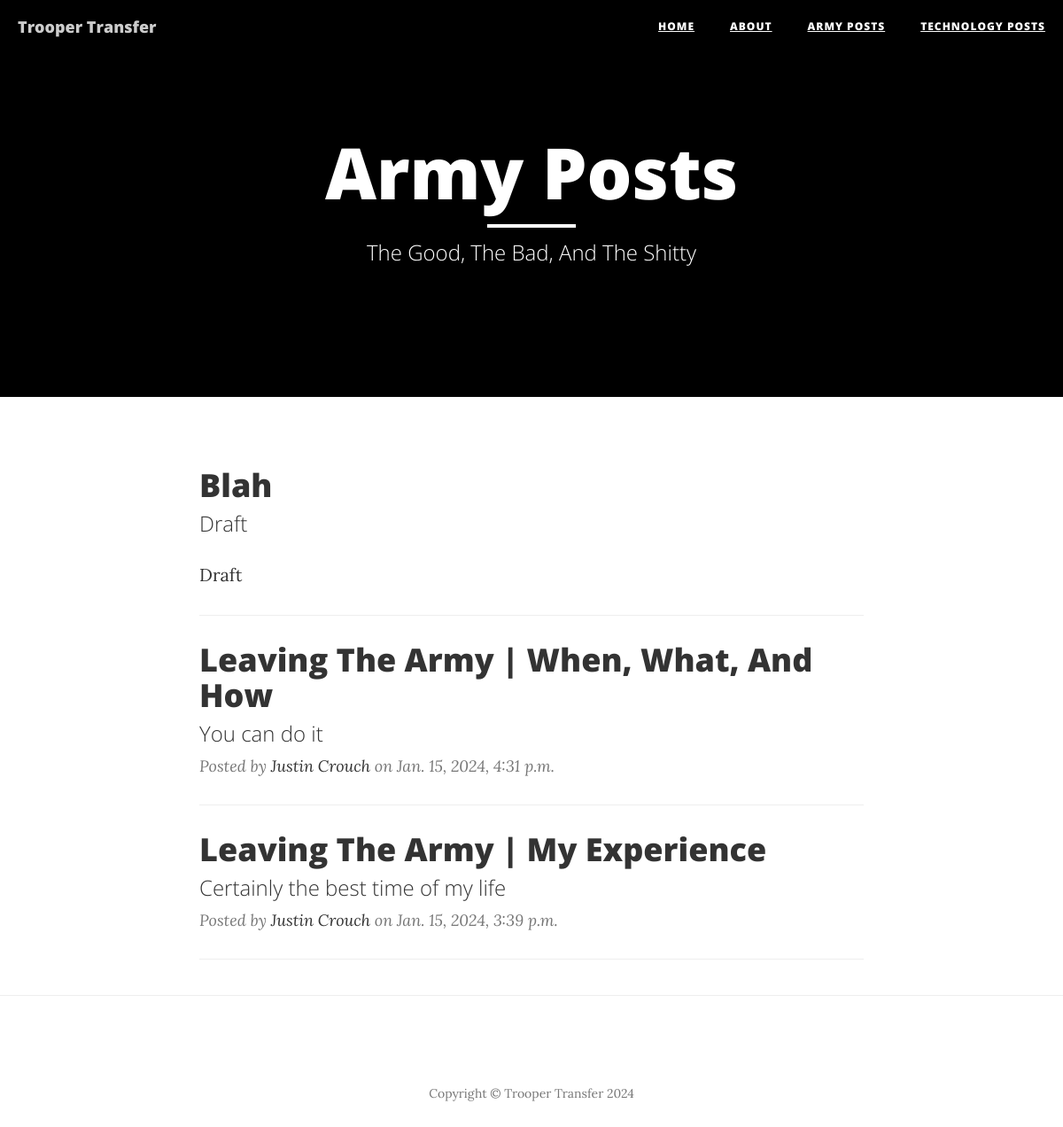
Screenshot of /army/ (signed in) with the database file from the repository.
### api/models.py (models this page shows, shortened)
class Post(models.Model):
    title = models.CharField(max_length=200, unique=True)
    slug = models.SlugField(max_length=200, unique=True)
    subtitle = models.CharField(max_length=200)
    author = models.ForeignKey(User, on_delete= models.CASCADE, related_name='blog_posts')
    updated_on = models.DateTimeField(auto_now= True)
    content = models.TextField()
    created_on = models.DateTimeField(auto_now_add=True)
    status = models.IntegerField(choices=STATUS, default=0)
    thread = models.IntegerField(choices=THREAD, default=0)
    class Meta:
        ordering = ['-created_on']

### api/views.py (the view)
# urls.py: path('army/', views.PostList.as_view(thread=0, template_name='api/army_list.html'), name='army'),
class PostList(generic.ListView):
	template_name = 'api/army_list.html'
	thread = 0
	def get_queryset(self):
		if(self.request.user.groups.filter(name='Editor').exists()):
			return Post.objects.filter(thread=self.thread).order_by('-created_on')
		return Post.objects.filter(status=1, thread=self.thread).order_by('-created_on')

### api/templates/api/army_list.html
{% extends "api/base.html" %}
{% block content %}
    <header class="intro-header" style="background-color: black">
        <div class="container">
            <div class="row">
                <div class="col-lg-8 col-lg-offset-2 col-md-10 col-md-offset-1">
                    <div class="site-heading">
                        <h1>Army Posts</h1>
                        <hr class="small">
                        <span class="subheading">The Good, The Bad, And The Shitty</span>
                    </div>
                </div>
            </div>
        </div>
    </header>
    <div class="container">
        <div class="row">
            <div class="col-lg-8 col-lg-offset-2 col-md-10 col-md-offset-1">
                {% for post in post_list %}
                <div class="post-preview">
                    <a href="{% url 'post_detail' post.slug %}">
                        <h2 class="post-title">{{ post.title }}</h2>
                        <h3 class="post-subtitle">{{ post.subtitle }}</h3>
                    </a>
                    {% if post.status == 0 %}
                        <p>Draft</p>
                    {% elif post.status == 1 %}
                        <p class="post-meta">Posted by <a href="#">{{ post.author.first_name }} {{ post.author.last_name }}</a> on {{ post.created_on }}</p>
                    {% endif %}
                </div>
                <hr>
                {% endfor %}
            </div>
        </div>
    </div>
    <hr>
{% endblock content %}

### rows the page displays
Post: title "Blah", subtitle "Draft", status "Draft"
Post: title "Leaving The Army | When, What, And How", subtitle "You can do it", author.first_name "Justin", author.last_name "Crouch", created_on "Jan. 15, 2024, 4:31 p.m."
Post: title "Leaving The Army | My Experience", subtitle "Certainly the best time of my life", author.first_name "Justin", author.last_name "Crouch", created_on "Jan. 15, 2024, 3:39 p.m."
